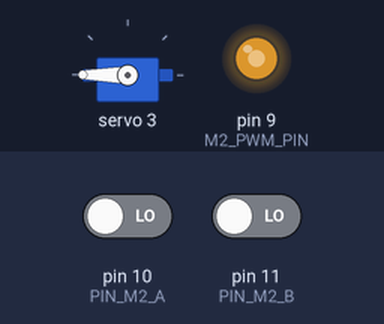
The sketch below on a simulated Arduino Uno, built for the host (arithmetic inside an expression is 32-bit, double 64-bit). Parts: servo, output pins drawn as LEDs (lit = HIGH). The inputs (shaded band) are chosen by the test bench; at power-on: pin 11 (PIN_M2_B) LOW, pin 10 (PIN_M2_A) LOW. What the sketch prints to the serial monitor is not drawn.

Above: at 1.2 s.
1.3 s: pin 11 (PIN_M2_B) driven HIGH
Timing chart, 0 to 30.0 s (numbered marks = the images above; inputs shaded):
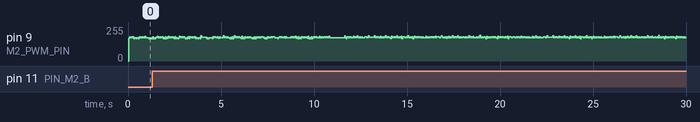

The sketch:

bmduino_m2_raw177_test.ino
```cpp
// 排查用：M2 在閉環測試裡 duty 卡在177、實際轉速卻是0，這裡繞開PID，
// 直接開迴路固定 duty=177 驅動 M2，持續監看編碼器原始計數，確認這個
// duty 到底會不會讓 M2 真的轉動。

#include <Arduino.h>
#include <Wire.h>
#include <Adafruit_PWMServoDriver.h>

Adafruit_PWMServoDriver pwm = Adafruit_PWMServoDriver(0x40, Wire1);

const uint8_t CH_M2_IN1 = 3;
const uint8_t CH_M2_IN2 = 4;
const uint8_t M2_PWM_PIN = 9;
const uint8_t PIN_M2_A = 10;  // 原本D6，懷疑腳位本身有問題，改測D10
const uint8_t PIN_M2_B = 11;  // 原本D7，改測D11

const uint32_t PWM_PERIOD_US = 200;
const uint8_t TEST_DUTY = 177;

volatile int32_t posM2 = 0;
volatile uint8_t stateM2 = 0;

static const int8_t QDEC_TABLE[16] = {
  0, -1, 1, 0,
  1, 0, 0, -1,
  -1, 0, 0, 1,
  0, 1, -1, 0
};

void updateQuadM2() {
  uint8_t a = digitalRead(PIN_M2_A);
  uint8_t b = digitalRead(PIN_M2_B);
  uint8_t ns = (a << 1) | b;
  posM2 += QDEC_TABLE[((stateM2 << 2) | ns) & 0x0F];
  stateM2 = ns;
}
void isrM2A() { updateQuadM2(); }
void isrM2B() { updateQuadM2(); }

void setup() {
  Serial.begin(115200);

  pinMode(PIN_M2_A, INPUT);
  pinMode(PIN_M2_B, INPUT);
  attachInterrupt(digitalPinToInterrupt(PIN_M2_A), isrM2A, CHANGE);
  attachInterrupt(digitalPinToInterrupt(PIN_M2_B), isrM2B, CHANGE);

  Wire1.begin();
  pwm.begin();
  pwm.setPWMFreq(50);

  pwm.setPin(CH_M2_IN1, 4095);  // 正轉方向
  pwm.setPin(CH_M2_IN2, 0);

  pinMode(M2_PWM_PIN, OUTPUT);

  Serial.println(F("=== M2 raw open-loop duty=177 test ==="));
}

uint32_t lastPrintMs = 0;

void loop() {
  uint32_t phase = micros() % PWM_PERIOD_US;
  uint32_t onUs = (uint32_t)TEST_DUTY * PWM_PERIOD_US / 255;
  digitalWrite(M2_PWM_PIN, phase < onUs ? HIGH : LOW);

  uint32_t now = millis();
  if (now - lastPrintMs >= 300) {
    lastPrintMs = now;
    Serial.print(F("t="));
    Serial.print(now);
    Serial.print(F("ms posM2="));
    Serial.println(posM2);
  }
}
```
